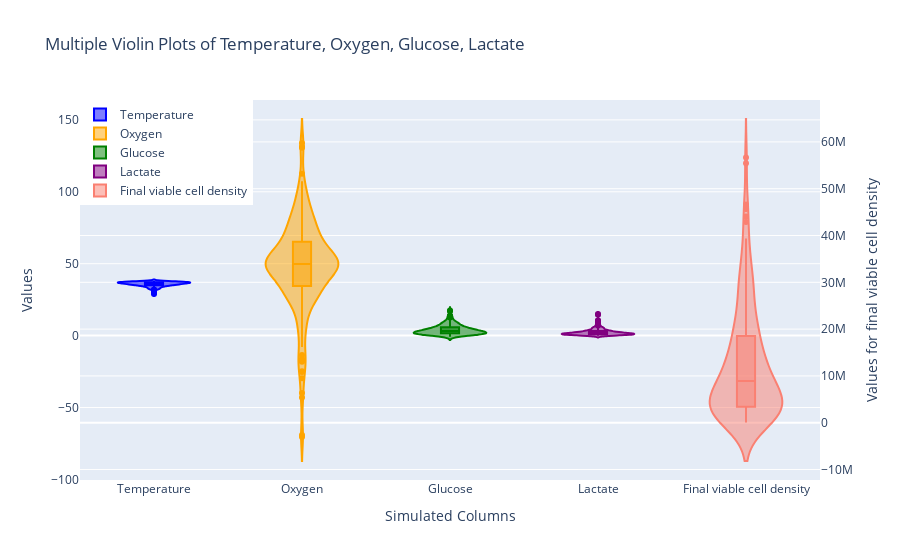

The notebook cell saved with this chart:
### Markdown cell above
## Violin Plot

The violin plot compares probability disributions between 2 variables (Wikipedia Violin Plot, 2020, Seaborn.pydata.org violinplot, n.d.). Computed using KDE, the curve's width indicates frequency in each section (Yi, 2021). 

For multiple Violin Plots, I imported plotly.express and plotly.graph_objects (Plotly.com Graph Objects, n.d.). I executed Violin plots by trace according to Plotlygraphs (2019), R (2020), Plotly.com Violin (n.d.) and GeeksforGeeks (2021).

For multiple Violin Plots on different y-axes, I referred to Stack Overflow (2023), Paul (2011), Hashcode55 (2017), Matplotlib.org different scales (n.d.) and Ciortan (2019).

### Code cell
# create violin traces for each dataset on the first y-axis
tracetemp = go.Violin(y=templg, name='Temperature', box_visible=True, line_color='blue')
traceoxyg = go.Violin(y=oxygendw, name='Oxygen', box_visible=True, line_color='orange')
tracegluc = go.Violin(y=glucosegx, name='Glucose', box_visible=True, line_color='green')
tracelact = go.Violin(y=lactategx, name='Lactate', box_visible=True, line_color='purple')

# create a violin trace for the additional dataset on the second y-axis
tracefinal = go.Violin(y=fvcde, name='Final viable cell density', 
                       box_visible=True, line_color='salmon', yaxis='y2')

# create layout with two y-axes
layout = go.Layout(
    title='Multiple Violin Plots of Temperature, Oxygen, Glucose, Lactate',
    xaxis=dict(title='Simulated Columns'),
    yaxis=dict(title='Values'),
    yaxis2=dict(title='Values for final viable cell density', overlaying='y', side='right'),
    legend=dict(x=0, y=1)
)

fig = go.Figure(data=[tracetemp, traceoxyg, tracegluc, tracelact, tracefinal], layout=layout)
fig.show()

### Figure 1 — Plotly figure (JSON) as saved in the notebook; plotly's stock layout.template omitted (floating-point values rounded to 4 significant figures; data arrays with more than 128 entries replaced by an {"elided": "..."} marker saying what was removed)
{"data": [{"box": {"visible": true}, "line": {"color": "blue"}, "name": "Temperature", "type": "violin", "y": {"elided": "200 float values"}}, {"box": {"visible": true}, "line": {"color": "orange"}, "name": "Oxygen", "type": "violin", "y": {"elided": "200 float values"}}, {"box": {"visible": true}, "line": {"color": "green"}, "name": "Glucose", "type": "violin", "y": {"elided": "200 float values"}}, {"box": {"visible": true}, "line": {"color": "purple"}, "name": "Lactate", "type": "violin", "y": {"elided": "200 float values"}}, {"box": {"visible": true}, "line": {"color": "salmon"}, "name": "Final viable cell density", "type": "violin", "y": {"elided": "200 float values"}, "yaxis": "y2"}], "layout": {"legend": {"x": 0, "y": 1}, "title": {"text": "Multiple Violin Plots of Temperature, Oxygen, Glucose, Lactate"}, "xaxis": {"title": {"text": "Simulated Columns"}}, "yaxis": {"title": {"text": "Values"}}, "yaxis2": {"overlaying": "y", "side": "right", "title": {"text": "Values for final viable cell density"}}}}
